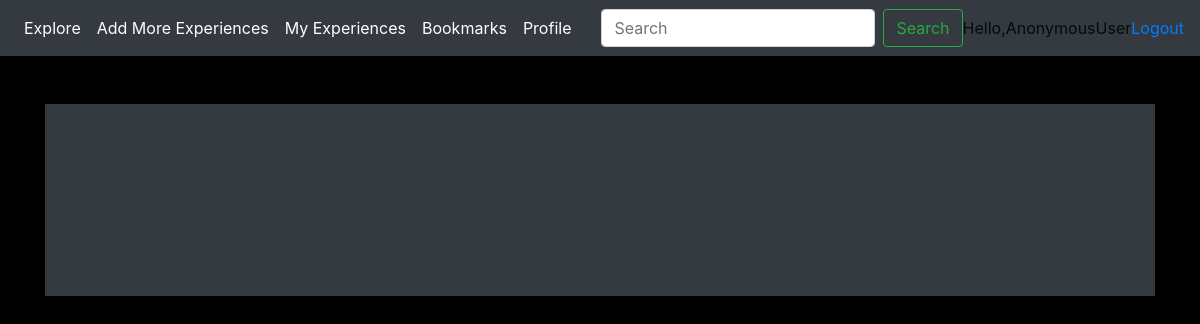
Before: /customer/ with the older database file.
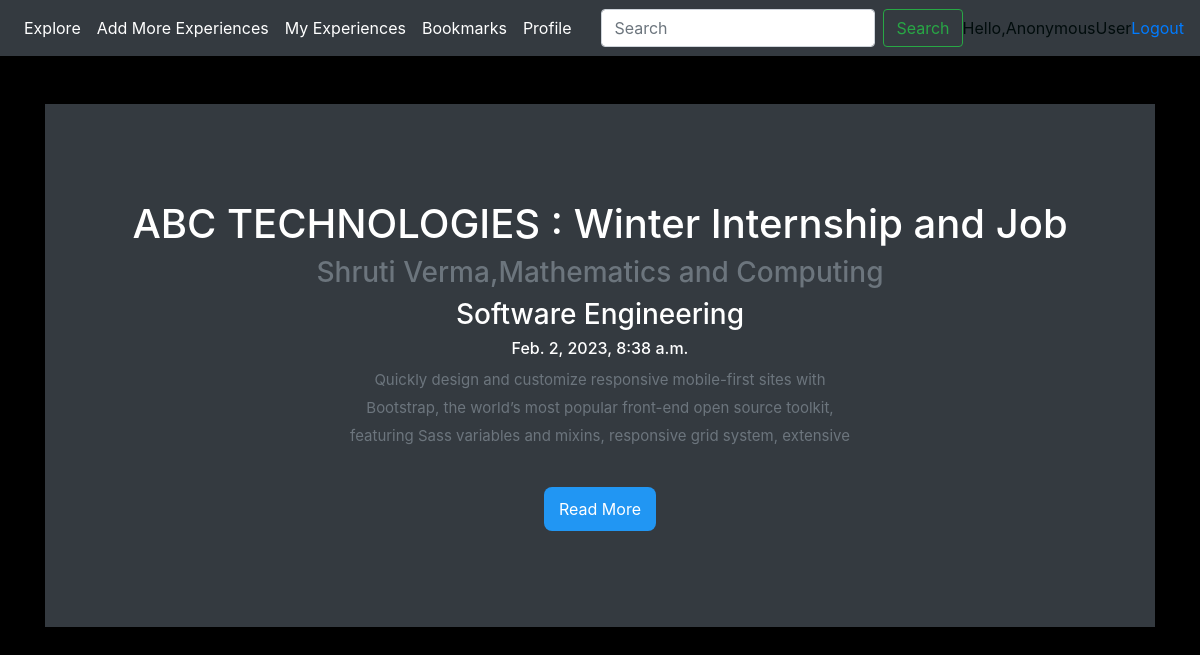
After: the same page with the newer database file.
### acc/models.py (models this page shows, shortened)
class interviewee (models.Model):
    JOB_TYPES = (('Summer Internship', 'Summer Internship'),
        ('Winter Internship and Job', 'Winter Internship and Job'),
        ('Job only','Job only'))
    comp_name = models.CharField(max_length=200, null=True)
    jobTypes = models.CharField(max_length=200, null=True, choices=JOB_TYPES)
    name = models.CharField(max_length=200, null=True)
    course = models.CharField(max_length=200, null=True)
    jobProfiles = models.CharField(max_length=20000, null=True)
    Views = models.CharField(max_length=200, null=True)
    Date_Created =models.DateTimeField(auto_now_add = True, null=True)

### acc/views.py (the view)
# urls.py: path('customer/',views.interviewees,name="cust"),
def interviewees(request):
    customers = interviewee.objects.all()
    context = {'customers':customers}
    return render (request, 'acc/customer.html',context)

### acc/templates/acc/customer.html (shortened to what this page needs)
{% extends 'acc/main.html' %}
{% block content %}
<main class="container">
  <div class="bg-dark text-secondary px-4 py-5 text-center">
    <div class="py-5">
      {% for i in customers %}
      <h1 class="display-5 fw-bold text-white">{{i.comp_name}} : {{i.jobTypes}} </h1>
      <h3 class="display-5 text-grey">{{i.name}},{{i.course}}</h3>
      <h3 class="display-10 text-white">{{i.jobProfiles}}</h3>
      <h6 class="display-10 text-white">{{i.Date_Created}}</h6>
      <div class="col-lg-6 mx-auto">
        <p class="para">Quickly design and customize responsive mobile-first sites with Bootstrap, the world’s most popular front-end open source toolkit, featuring Sass variables and mixins, responsive grid system, extensive prebuilt components, and powerful JavaScript plugins.Quickly design and customize responsive mobile-first sites with Bootstrap, the world’s most popular front-end open source toolkit, featuring Sass variables and mixins, responsive grid system, extensive prebuilt components, and powerful JavaScript plugins.</p>
        <div class="d-grid gap-2 d-sm-flex justify-content-sm-center">
          <a href ="javascript:void();" class="read-more">Read More</a>
          {% endfor %}
        </div>
      </div>
    </div>
  </div>
  {% endblock content %}

### acc/templates/acc/main.html (shortened to what this page needs)
{% load static %}
<!DOCTYPE html>
<html lang="en">
<head>
    <link rel="stylesheet" href="https://cdn.jsdelivr.net/npm/bootstrap@4.6.2/dist/css/bootstrap.min.css">
    <link rel="stylesheet" type="text/css" href="{% static '/css/main.css' %}">
</head>
<body>
    {% include 'acc/navbar.html' %}
<br><br>
        {% block content %}
        {% endblock %}
</body>
</html>

### acc/templates/acc/navbar.html (shortened to what this page needs)
<nav class="navbar navbar-expand-lg navbar-dark bg-dark">
    <div class="collapse navbar-collapse" id="navbarSupportedContent">
      <ul class="navbar-nav mr-auto">
        <li class="nav-item active">
          <a class="nav-link" href="#">Explore <span class="sr-only">(current)</span></a>
        </li>
        <li class="nav-item active">
          <a class="nav-link" href="#">Add More Experiences<span class="sr-only">(current)</span></a>
        </li>
        <li class="nav-item active">
            <a class="nav-link" href="#">My Experiences <span class="sr-only">(current)</span></a>
          </li>
        <li class="nav-item active">
          <a class="nav-link" href="#">Bookmarks <span class="sr-only">(current)</span></a>
        </li>
        <li class="nav-item active">
            <a class="nav-link" href="#">Profile <span class="sr-only">(current)</span></a>
          </li>
          </ul>
      <form class="form-inline my-2 my-lg-0">
        <input class="form-control mr-sm-2" type="search" placeholder="Search" aria-label="Search">
        <button class="btn btn-outline-success my-2 my-sm-0" type="submit">Search</button>
        <br>
      </form>
    </div>
    <span>Hello,{{request.user}}</span>
    <span><a href="http://127.0.0.1:8000/logined/">Logout</a></span>
  </nav>

### static/css/main.css (style rules this page uses)
body { background-color: black; color: rgb(1, 12, 12); }

### acc/templates/acc/customer.html (style rules this page uses)
.read-more { display: inline-block; color: white; background-color: #2196f3; text-decoration: none; padding: 10px 15px; border-radius: 8px; margin-top: 15px; }
.para { font-size: 15px; line-height: 28px; height: 90px; overflow: hidden; }

Changed rows visible on the page:
added interviewee: comp_name "ABC TECHNOLOGIES", jobTypes "Winter Internship and Job", name "Shruti Verma", course "Mathematics and Computing", jobProfiles "Software Engineering", Date_Created "Feb. 2, 2023, 8:38 a.m."
